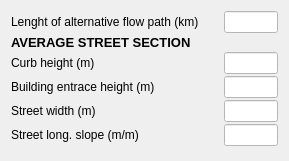
              <widget class="QWidget" name="Major_Box_2">
               <property name="geometry">
                <rect>
                 <x>0</x>
                 <y>0</y>
                 <width>289</width>
                 <height>161</height>
                </rect>
               </property>
               <attribute name="label">
                <string>MAJOR SYSTEM</string>
               </attribute>
               <layout class="QVBoxLayout" name="verticalLayout_20">
                <item>
                 <layout class="QFormLayout" name="Temperature_Layout_8">
                  <property name="labelAlignment">
                   <set>Qt::AlignLeading|Qt::AlignLeft|Qt::AlignVCenter</set>
                  </property>
                  <property name="formAlignment">
                   <set>Qt::AlignLeading|Qt::AlignLeft|Qt::AlignVCenter</set>
                  </property>
                  <property name="horizontalSpacing">
                   <number>25</number>
                  </property>
                  <property name="verticalSpacing">
                   <number>2</number>
                  </property>
                  <property name="leftMargin">
                   <number>0</number>
                  </property>
                  <item row="2" column="0">
                   <widget class="QLabel" name="curbHeightLanel_6">
                    <property name="text">
                     <string>Curb height (m)</string>
                    </property>
                   </widget>
                  </item>
                  <item row="2" column="1">
                   <widget class="QLineEdit" name="curbHeightLineEdit_6">
                    <property name="styleSheet">
                     <string notr="true">background-color: white;</string>
                    </property>
                   </widget>
                  </item>
                  <item row="3" column="0">
                   <widget class="QLabel" name="buildingHeightLabel_6">
                    <property name="text">
                     <string>Building entrace height (m)</string>
                    </property>
                   </widget>
                  </item>
                  <item row="3" column="1">
                   <widget class="QLineEdit" name="buildingHeightLineEdit_6">
                    <property name="styleSheet">
                     <string notr="true">background-color: white;</string>
                    </property>
                   </widget>
                  </item>
                  <item row="4" column="0">
                   <widget class="QLabel" name="streetWidthLabel_6">
                    <property name="text">
                     <string>Street width (m)</string>
                    </property>
                   </widget>
                  </item>
                  <item row="4" column="1">
                   <widget class="QLineEdit" name="streetWidthLineEdit_6">
                    <property name="styleSheet">
                     <string notr="true">background-color: white;</string>
                    </property>
                   </widget>
                  </item>
                  <item row="5" column="0">
                   <widget class="QLabel" name="streetLongSlopeMMLabel_6">
                    <property name="text">
                     <string>Street long. slope (m/m)</string>
                    </property>
                   </widget>
                  </item>
                  <item row="5" column="1">
                   <widget class="QLineEdit" name="streetLongSlopeMMLineEdit_6">
                    <property name="styleSheet">
                     <string>background-color: white;</string>
                    </property>
                   </widget>
                  </item>
                  <item row="0" column="0">
                   <widget class="QLabel" name="lengthAlternativeLabel_6">
                    <property name="sizePolicy">
                     <sizepolicy hsizetype="Minimum" vsizetype="Preferred">
                      <horstretch>0</horstretch>
                      <verstretch>0</verstretch>
                     </sizepolicy>
                    </property>
                    <property name="acceptDrops">
                     <bool>true</bool>
                    </property>
                    <property name="text">
                     <string>Lenght of alternative flow path (km)</string>
                    </property>
                   </widget>
                  </item>
                  <item row="0" column="1">
                   <widget class="QLineEdit" name="lengthAlternativeLineEdit_6">
                    <property name="sizePolicy">
                     <sizepolicy hsizetype="Expanding" vsizetype="Fixed">
                      <horstretch>0</horstretch>
                      <verstretch>0</verstretch>
                     </sizepolicy>
                    </property>
                    <property name="minimumSize">
                     <size>
                      <width>0</width>
                      <height>0</height>
                     </size>
                    </property>
                    <property name="maximumSize">
                     <size>
                      <width>16777215</width>
                      <height>16777215</height>
                     </size>
                    </property>
                    <property name="acceptDrops">
                     <bool>false</bool>
                    </property>
                    <property name="styleSheet">
                     <string notr="true">background-color: white</string>
                    </property>
                   </widget>
                  </item>
                  <item row="1" column="0">
                   <widget class="QLabel" name="Temperature_Label_8">
                    <property name="sizePolicy">
                     <sizepolicy hsizetype="Preferred" vsizetype="Maximum">
                      <horstretch>0</horstretch>
                      <verstretch>0</verstretch>
                     </sizepolicy>
                    </property>
                    <property name="maximumSize">
                     <size>
                      <width>16777215</width>
                      <height>15</height>
                     </size>
                    </property>
                    <property name="text">
                     <string>&lt;html&gt;&lt;head/&gt;&lt;body&gt;&lt;p&gt;&lt;span style=&quot; font-size:10pt; font-weight:700;&quot;&gt;AVERAGE STREET SECTION&lt;/span&gt;&lt;/p&gt;&lt;/body&gt;&lt;/html&gt;</string>
                    </property>
                    <property name="textFormat">
                     <enum>Qt::RichText</enum>
                    </property>
                   </widget>
                  </item>
                 </layout>
                </item>
                <item>
                 <spacer name="verticalSpacer_20">
                  <property name="orientation">
                   <enum>Qt::Vertical</enum>
                  </property>
                  <property name="sizeHint" stdset="0">
                   <size>
                    <width>20</width>
                    <height>40</height>
                   </size>
                  </property>
                 </spacer>
                </item>
               </layout>
              </widget>
